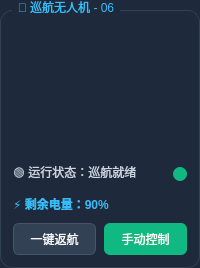
                               <widget class="QGroupBox" name="groupBox_6">
                                <property name="styleSheet">
                                 <string notr="true">QGroupBox {
	font: 700 11pt &quot;Microsoft YaHei UI&quot;;
	color: #38bdf8;
	background-color: #1e293b;
	border: 1px solid #334155;
	border-radius: 12px;
	margin-top: 10px;
	padding-top: 10px;
}
QGroupBox::title {
	subcontrol-origin: margin;
	left: 12px;
	padding: 0 4px;
}
QLabel {
	color: #cbd5e1;
	font: 9pt &quot;Microsoft YaHei UI&quot;;
}</string>
                                </property>
                                <property name="title">
                                 <string>🚁 巡航无人机 - 06</string>
                                </property>
                                <layout class="QVBoxLayout" name="verticalLayout_33">
                                 <property name="spacing">
                                  <number>10</number>
                                 </property>
                                 <property name="margin" stdset="0">
                                  <number>12</number>
                                 </property>
                                 <item>
                                  <layout class="QHBoxLayout" name="horizontalLayout_39">
                                   <item>
                                    <spacer name="horizontalSpacer_86">
                                     <property name="orientation">
                                      <enum>Qt::Orientation::Horizontal</enum>
                                     </property>
                                     <property name="sizeHint" stdset="0">
                                      <size>
                                       <width>18</width>
                                       <height>20</height>
                                      </size>
                                     </property>
                                    </spacer>
                                   </item>
                                   <item>
                                    <widget class="QLabel" name="label_34">
                                     <property name="minimumSize">
                                      <size>
                                       <width>130</width>
                                       <height>120</height>
                                      </size>
                                     </property>
                                     <property name="styleSheet">
                                      <string notr="true">border-image: url(:/image/image/robot2.png);
border-radius: 10px;</string>
                                     </property>
                                     <property name="text">
                                      <string/>
                                     </property>
                                     <property name="alignment">
                                      <set>Qt::AlignmentFlag::AlignCenter</set>
                                     </property>
                                    </widget>
                                   </item>
                                   <item>
                                    <spacer name="horizontalSpacer_87">
                                     <property name="orientation">
                                      <enum>Qt::Orientation::Horizontal</enum>
                                     </property>
                                     <property name="sizeHint" stdset="0">
                                      <size>
                                       <width>18</width>
                                       <height>20</height>
                                      </size>
                                     </property>
                                    </spacer>
                                   </item>
                                  </layout>
                                 </item>
                                 <item>
                                  <layout class="QHBoxLayout" name="horizontalLayout_40">
                                   <item>
                                    <widget class="QLabel" name="label_35">
                                     <property name="text">
                                      <string>🟢 运行状态：巡航就绪</string>
                                     </property>
                                    </widget>
                                   </item>
                                   <item>
                                    <spacer name="horizontalSpacer_89">
                                     <property name="orientation">
                                      <enum>Qt::Orientation::Horizontal</enum>
                                     </property>
                                     <property name="sizeHint" stdset="0">
                                      <size>
                                       <width>20</width>
                                       <height>20</height>
                                      </size>
                                     </property>
                                    </spacer>
                                   </item>
                                   <item>
                                    <widget class="QPushButton" name="condition_7">
                                     <property name="minimumSize">
                                      <size>
                                       <width>14</width>
                                       <height>14</height>
                                      </size>
                                     </property>
                                     <property name="maximumSize">
                                      <size>
                                       <width>14</width>
                                       <height>14</height>
                                      </size>
                                     </property>
                                     <property name="styleSheet">
                                      <string notr="true">#condition_7 {
	border: none;
	background-color: #10b981;
	border-radius: 7px;
}</string>
                                     </property>
                                     <property name="text">
                                      <string/>
                                     </property>
                                    </widget>
                                   </item>
                                  </layout>
                                 </item>
                                 <item>
                                  <layout class="QHBoxLayout" name="horizontalLayout_41">
                                   <item>
                                    <widget class="QLabel" name="label_36">
                                     <property name="styleSheet">
                                      <string notr="true">color: #38bdf8; font-weight: bold;</string>
                                     </property>
                                     <property name="text">
                                      <string>⚡ 剩余电量：90%</string>
                                     </property>
                                    </widget>
                                   </item>
                                  </layout>
                                 </item>
                                 <item>
                                  <layout class="QHBoxLayout" name="horizontalLayout_42">
                                   <property name="spacing">
                                    <number>8</number>
                                   </property>
                                   <item>
                                    <widget class="QPushButton" name="gohome_7">
                                     <property name="minimumSize">
                                      <size>
                                       <width>0</width>
                                       <height>32</height>
                                      </size>
                                     </property>
                                     <property name="styleSheet">
                                      <string notr="true">#gohome_7 {
	font: 700 9pt &quot;Microsoft YaHei UI&quot;;
	border-radius: 6px;
	background-color: #334155;
	color: #f8fafc;
	border: 1px solid #475569;
}
#gohome_7:hover {
	background-color: #475569;
}
#gohome_7:pressed {
	background-color: #1e293b;
}</string>
                                     </property>
                                     <property name="text">
                                      <string>一键返航</string>
                                     </property>
                                    </widget>
                                   </item>
                                   <item>
                                    <widget class="QPushButton" name="byhand_control_7">
                                     <property name="minimumSize">
                                      <size>
                                       <width>0</width>
                                       <height>32</height>
                                      </size>
                                     </property>
                                     <property name="styleSheet">
                                      <string notr="true">#byhand_control_7 {
	font: 700 9pt &quot;Microsoft YaHei UI&quot;;
	border-radius: 6px;
	background-color: #10b981;
	color: #ffffff;
	border: none;
}
#byhand_control_7:hover {
	background-color: #059669;
}
#byhand_control_7:pressed {
	background-color: #047857;
}</string>
                                     </property>
                                     <property name="text">
                                      <string>手动控制</string>
                                     </property>
                                    </widget>
                                   </item>
                                  </layout>
                                 </item>
                                </layout>
                               </widget>
